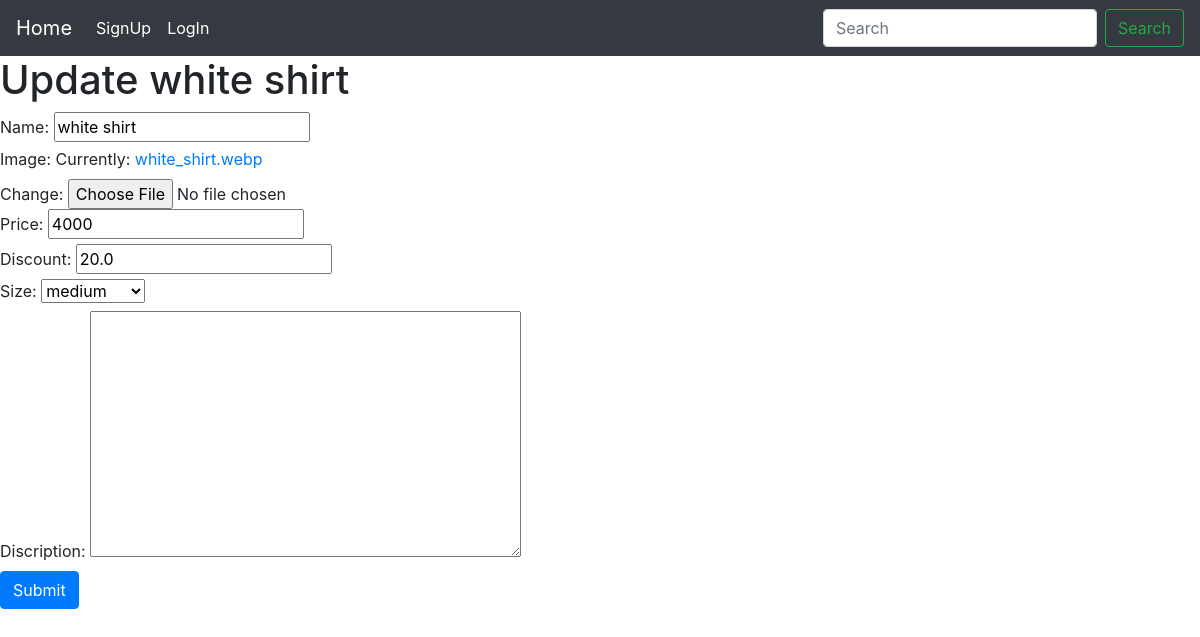
Before: /update-item/3/ with the older database file.
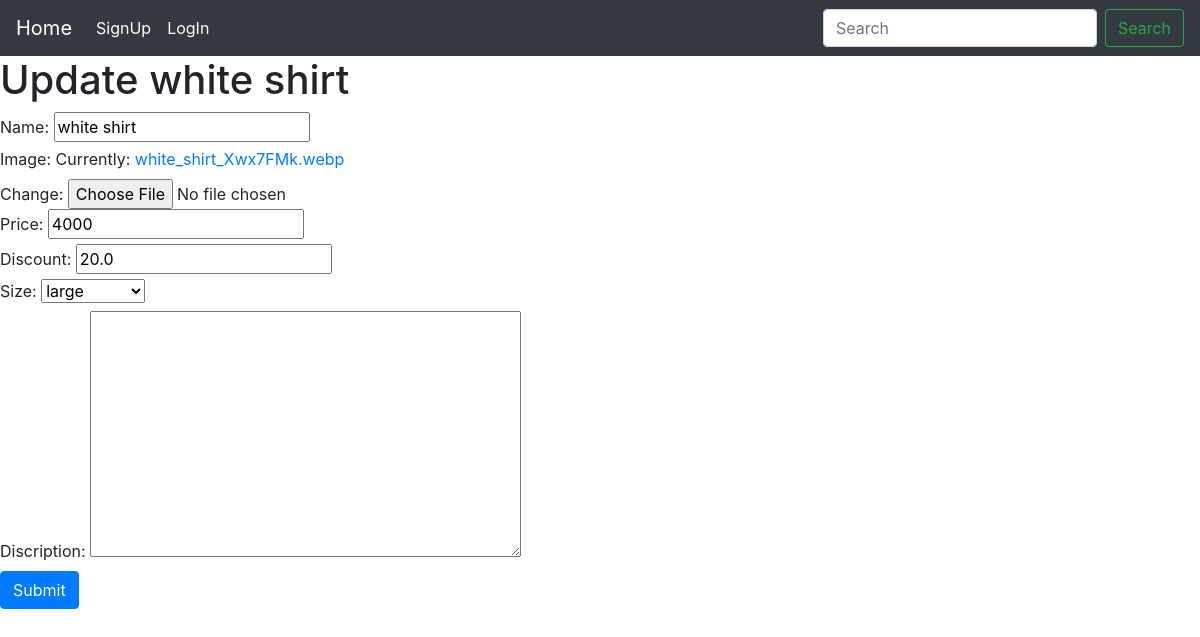
After: the same page with the newer database file.
### shopping/models.py (models this page shows)
class Items(models.Model):
    name = models.CharField(max_length=50)
    image = models.ImageField(default="default.png")
    price = models.IntegerField()
    discount = models.FloatField()
    sizes = {
        "xs": "extra small",
        "s": "small",
        "m": "medium",
        "l": "large",
        "xl": "extra large",
    }
    size = models.CharField(choices=sizes, max_length=2, default="m")
    discription = models.TextField(null=True, blank=True)

### shopping/views.py (the view)
# urls.py: path("update-item/<id>/", update_item, name="update_item"),
def update_item(request, id):
    item = Items.objects.get(id=id)
    if request.method == "POST":
        form = AddItem(request.POST, request.FILES, instance=item)
        if form.is_valid():
            form.save()
            return redirect("shopping:home_page")
    else:
        form = AddItem(instance=item)
    return render(request, "shopping/update_item.html", {"form": form, "item": item})

### shopping/forms.py
class AddItem(forms.ModelForm):
    class Meta:
        model = Items
        fields = "__all__"

### shopping/templates/shopping/update_item.html (shortened to what this page needs)
{% extends "base.html" %}
{% block content %}
<section>
    <h1>Update {{ item.name }}</h1>
    <form class="form-with-validation" action="/update-item/{{item.id}}/" method="post" enctype="multipart/form-data">
        {{ form }}
        <button type="submit" class="btn btn-primary">Submit</button>
    </form>
</section>
{% endblock content %}

Changed rows visible on the page:
changed Items "white shirt": size "medium" → "large"
Other visible differences:
text no longer shown: "Name: Image: Currently: white_shirt.webp Change: Price: Discount: Size: Discription:"
text now shown: "Name: Image: Currently: white_shirt_Xwx7FMk.webp Change: Price: Discount: Size: Discription:"
